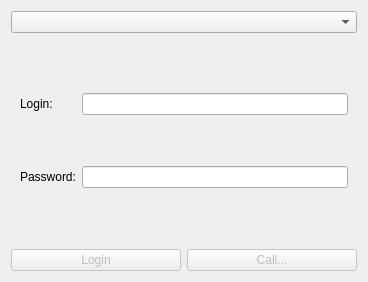
<ui version="4.0" >
 <class>LoginWidget</class>
 <widget class="QWidget" name="LoginWidget" >
  <property name="geometry" >
   <rect>
    <x>0</x>
    <y>0</y>
    <width>368</width>
    <height>282</height>
   </rect>
  </property>
  <property name="windowTitle" >
   <string>Login window</string>
  </property>
  <layout class="QGridLayout" >
   <item row="0" column="0" colspan="2" >
    <widget class="QComboBox" name="protocolComboBox" />
   </item>
   <item row="1" column="0" colspan="2" >
    <widget class="QStackedWidget" name="stackedWidget" >
     <property name="currentIndex" >
      <number>0</number>
     </property>
     <widget class="QWidget" name="page" >
      <layout class="QGridLayout" >
       <item row="0" column="0" >
        <widget class="QLabel" name="label" >
         <property name="text" >
          <string>Login:</string>
         </property>
        </widget>
       </item>
       <item row="0" column="1" >
        <widget class="QLineEdit" name="wengoLoginLineEdit" />
       </item>
       <item row="1" column="0" >
        <widget class="QLabel" name="label_2" >
         <property name="text" >
          <string>Password:</string>
         </property>
        </widget>
       </item>
       <item row="1" column="1" >
        <widget class="QLineEdit" name="wengoPasswordLineEdit" >
         <property name="echoMode" >
          <enum>QLineEdit::Password</enum>
         </property>
        </widget>
       </item>
      </layout>
     </widget>
     <widget class="QWidget" name="page_2" >
      <layout class="QGridLayout" >
       <item row="0" column="0" >
        <widget class="QLabel" name="label_3" >
         <property name="text" >
          <string>Login / username:</string>
         </property>
        </widget>
       </item>
       <item row="0" column="1" colspan="3" >
        <widget class="QLineEdit" name="usernameLineEdit" />
       </item>
       <item row="1" column="0" >
        <widget class="QLabel" name="label_4" >
         <property name="text" >
          <string>Password:</string>
         </property>
        </widget>
       </item>
       <item row="1" column="1" colspan="3" >
        <widget class="QLineEdit" name="passwordLineEdit" >
         <property name="echoMode" >
          <enum>QLineEdit::Password</enum>
         </property>
        </widget>
       </item>
       <item row="2" column="0" >
        <widget class="QLabel" name="label_5" >
         <property name="text" >
          <string>Realm:</string>
         </property>
        </widget>
       </item>
       <item row="2" column="1" colspan="3" >
        <widget class="QLineEdit" name="realmLineEdit" />
       </item>
       <item row="3" column="0" >
        <widget class="QLabel" name="label_6" >
         <property name="text" >
          <string>Displayname:</string>
         </property>
        </widget>
       </item>
       <item row="3" column="1" colspan="3" >
        <widget class="QLineEdit" name="displaynameLineEdit" />
       </item>
       <item row="4" column="0" >
        <widget class="QLabel" name="label_7" >
         <property name="text" >
          <string>Server:</string>
         </property>
        </widget>
       </item>
       <item row="4" column="1" colspan="3" >
        <widget class="QLineEdit" name="registerServerLineEdit" />
       </item>
       <item row="5" column="0" >
        <widget class="QLabel" name="label_8" >
         <property name="text" >
          <string>Proxy:</string>
         </property>
        </widget>
       </item>
       <item row="5" column="1" >
        <widget class="QLineEdit" name="sipProxyLineEdit" />
       </item>
       <item row="5" column="2" >
        <widget class="QLabel" name="label_9" >
         <property name="text" >
          <string>:</string>
         </property>
        </widget>
       </item>
       <item row="5" column="3" >
        <widget class="QLineEdit" name="sipProxyPortLineEdit" >
         <property name="text" >
          <string>5060</string>
         </property>
        </widget>
       </item>
      </layout>
     </widget>
    </widget>
   </item>
   <item row="2" column="0" >
    <widget class="QPushButton" name="loginButton" >
     <property name="enabled" >
      <bool>false</bool>
     </property>
     <property name="text" >
      <string>Login</string>
     </property>
     <property name="autoDefault" >
      <bool>true</bool>
     </property>
     <property name="default" >
      <bool>true</bool>
     </property>
    </widget>
   </item>
   <item row="2" column="1" >
    <widget class="QPushButton" name="callButton" >
     <property name="enabled" >
      <bool>false</bool>
     </property>
     <property name="text" >
      <string>Call...</string>
     </property>
    </widget>
   </item>
  </layout>
 </widget>
 <resources/>
 <connections/>
</ui>
